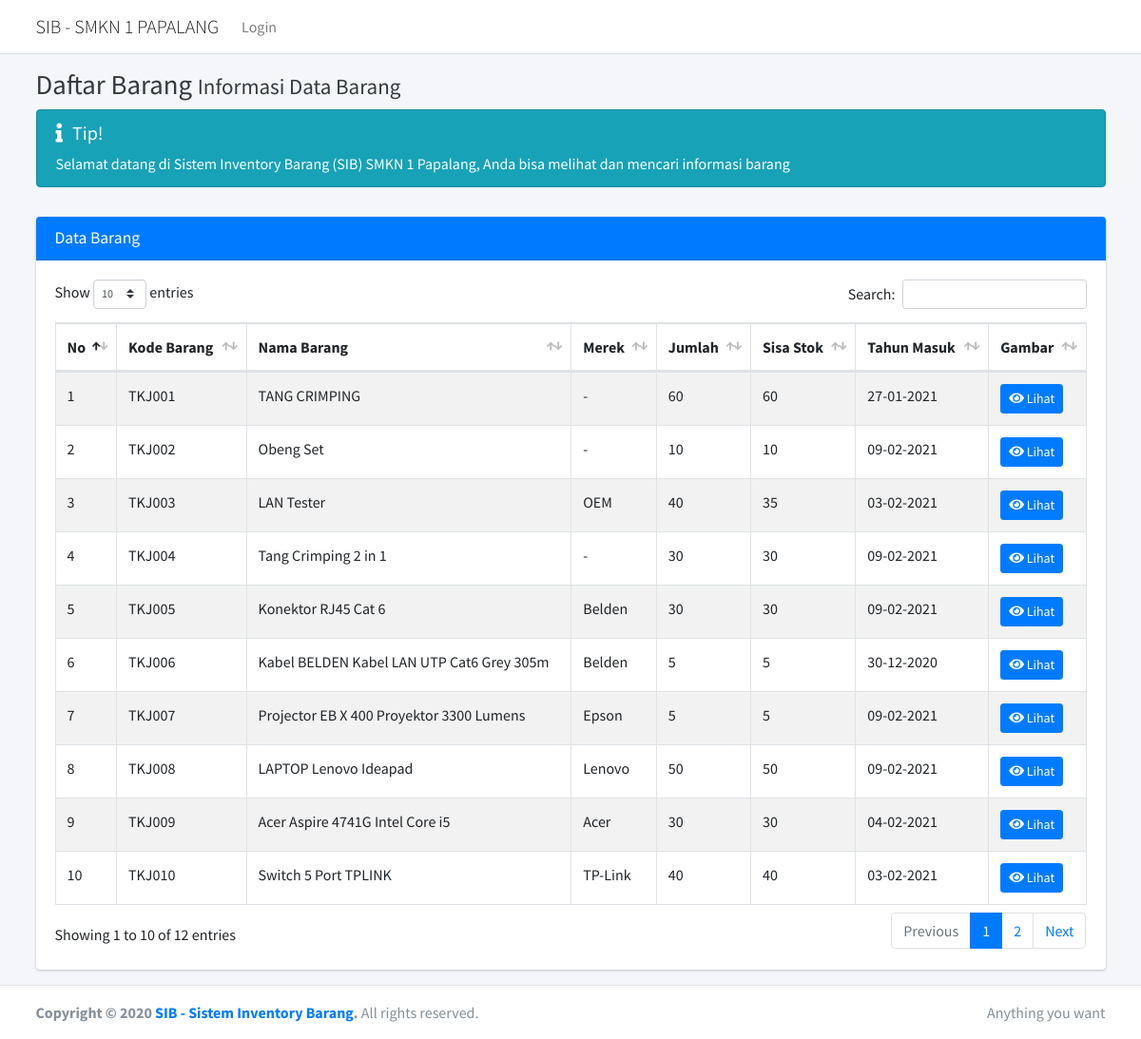
The app's page /daftarbarang.php with its own data.
### tables this page shows
CREATE TABLE `barang` (
  `id_barang` int(11) NOT NULL,
  `kodebarang` varchar(100) NOT NULL,
  `namabarang` varchar(100) NOT NULL,
  `kondisibarang` varchar(300) NOT NULL,
  `merek` varchar(100) NOT NULL,
  `stok` varchar(100) NOT NULL,
  `stoksisa` varchar(200) NOT NULL,
  `tahun` varchar(100) NOT NULL,
  `gambar` varchar(200) NOT NULL,
  `jurusan` varchar(100) NOT NULL
);

### daftarbarang.php (the view, shortened to what this page needs)
<?php
include "koneksi.php";
?>
<!DOCTYPE html>
<html lang="en">
<head>
    <link rel="stylesheet" href="assets/plugins/fontawesome-free/css/all.min.css">
    <link rel="stylesheet" href="http://code.ionicframework.com/ionicons/2.0.1/css/ionicons.min.css">
    <link rel="stylesheet" href="assets/plugins/datatables-bs4/css/dataTables.bootstrap4.min.css">
    <link rel="stylesheet" href="assets/plugins/datatables-responsive/css/responsive.bootstrap4.min.css">
    <link rel="stylesheet" href="assets/dist/css/adminlte.min.css">
    <link rel="stylesheet" href="assets/plugins/daterangepicker/daterangepicker.css">
    <link rel="stylesheet" href="assets/plugins/select2/css/select2.min.css">
    <link rel="stylesheet" href="assets/plugins/tempusdominus-bootstrap-4/css/tempusdominus-bootstrap-4.min.css">
</head>
<body class="hold-transition layout-top-nav">
    <div class="wrapper">
        <nav class="main-header navbar navbar-expand-md navbar-light navbar-white">
            <div class="container">
                <a href="" class="navbar-brand">
                    <span class="brand-text font-weight-light">SIB - SMKN 1 PAPALANG</span>
                </a>
                <div class="collapse navbar-collapse order-3" id="navbarCollapse">
                    <ul class="navbar-nav">
                        <li class="nav-item">
                            <a href="index" class="nav-link">Login</a>
                        </li>
                    </ul>
                </div>
            </div>
        </nav>
        <div class="content-wrapper">
            <div class="content-header">
                <div class="container">
                    <div class="row mb-2">
                        <div class="col-sm-6">
                            <h1 class="m-0 text-dark"> Daftar Barang <small>Informasi Data Barang</small></h1>
                        </div>
                    </div>
                    <div class="alert alert-info alert-dismissible">
                        <h5><i class="icon fas fa-info"></i>Tip!</h5>
                        Selamat datang di Sistem Inventory Barang (SIB) SMKN 1 Papalang, Anda bisa melihat dan mencari
                        informasi barang
                    </div>
                </div>
            </div>
            <div class="content">
                <div class="container">
                    <div class="card card-primary">
                        <div class="card-header">
                            <h3 class="card-title">Data Barang</h3>
                        </div>
                        <div class="card-body">
                            <table id="example1" class="table table-bordered table-striped">
                                <thead>
                                    <tr>
                                        <th>No</th>
                                        <th>Kode Barang</th>
                                        <th>Nama Barang</th>
                                        <th>Merek</th>
                                        <th>Jumlah</th>
                                        <th>Sisa Stok</th>
                                        <th>Tahun Masuk</th>
                                        <th>Gambar</th>
                                    </tr>
                                </thead>
                                <tbody>
                                    <?php
                                $query = $koneksi->query("SELECT * FROM barang");
                        $nomor_urut = 1;
                        foreach ($query as $data) :
                                                ?>
                                    <tr>
                                        <td><?= $nomor_urut; ?></td>
                                        <td><?= $data['kodebarang']; ?></td>
                                        <td><?= $data['namabarang']; ?></td>
                                        <td><?= $data['merek']; ?></td>
                                        <td><?= $data['stok']; ?></td>
                                        <td><?= $data['stoksisa']; ?></td>
                                        <td><?= $data['tahun']; ?></td>
                                        <td>
                                            <?php echo "<a  class='btn btn-primary btn-sm' href='#largeModal' class='btn btn-default btn-small' id='custId' data-toggle='modal' data-id=" . $data['id_barang'] . "><i class='fa fa-eye'></i> Lihat</a>"; ?>
                                        </td>
                                    </tr>
                                    <?php
                                                    $nomor_urut++;
                                                endforeach; ?>
                                </tbody>
                            </table>
                        </div>
                    </div>
                </div>
            </div>
        <footer class="main-footer">
            <div class='container'>
                <div class="float-right d-none d-sm-inline">
                    Anything you want
                </div>
                <strong>Copyright &copy; 2020 <a href="">SIB - Sistem Inventory Barang</a>.</strong> All rights
                reserved.
            </div>
        </footer>
        </div>
  </div>
</body>
</html>

### records on screen
barang: kodebarang "TKJ001", namabarang "TANG CRIMPING", merek "-", stok "60", stoksisa "60", tahun "27-01-2021"
barang: kodebarang "TKJ002", namabarang "Obeng Set", merek "-", stok "10", stoksisa "10", tahun "09-02-2021"
barang: kodebarang "TKJ003", namabarang "LAN Tester", merek "OEM", stok "40", stoksisa "35", tahun "03-02-2021"
barang: kodebarang "TKJ004", namabarang "Tang Crimping 2 in 1", merek "-", stok "30", stoksisa "30", tahun "09-02-2021"
barang: kodebarang "TKJ005", namabarang "Konektor RJ45 Cat 6", merek "Belden", stok "30", stoksisa "30", tahun "09-02-2021"
barang: kodebarang "TKJ006", namabarang "Kabel BELDEN Kabel LAN UTP Cat6 Grey 305m", merek "Belden", stok "5", stoksisa "5", tahun "30-12-2020"
barang: kodebarang "TKJ007", namabarang "Projector EB X 400 Proyektor 3300 Lumens", merek "Epson", stok "5", stoksisa "5", tahun "09-02-2021"
barang: kodebarang "TKJ008", namabarang "LAPTOP Lenovo Ideapad", merek "Lenovo", stok "50", stoksisa "50", tahun "09-02-2021"
barang: kodebarang "TKJ009", namabarang "Acer Aspire 4741G Intel Core i5", merek "Acer", stok "30", stoksisa "30", tahun "04-02-2021"
barang: kodebarang "TKJ010", namabarang "Switch 5 Port TPLINK", merek "TP-Link", stok "40", stoksisa "40", tahun "03-02-2021"
